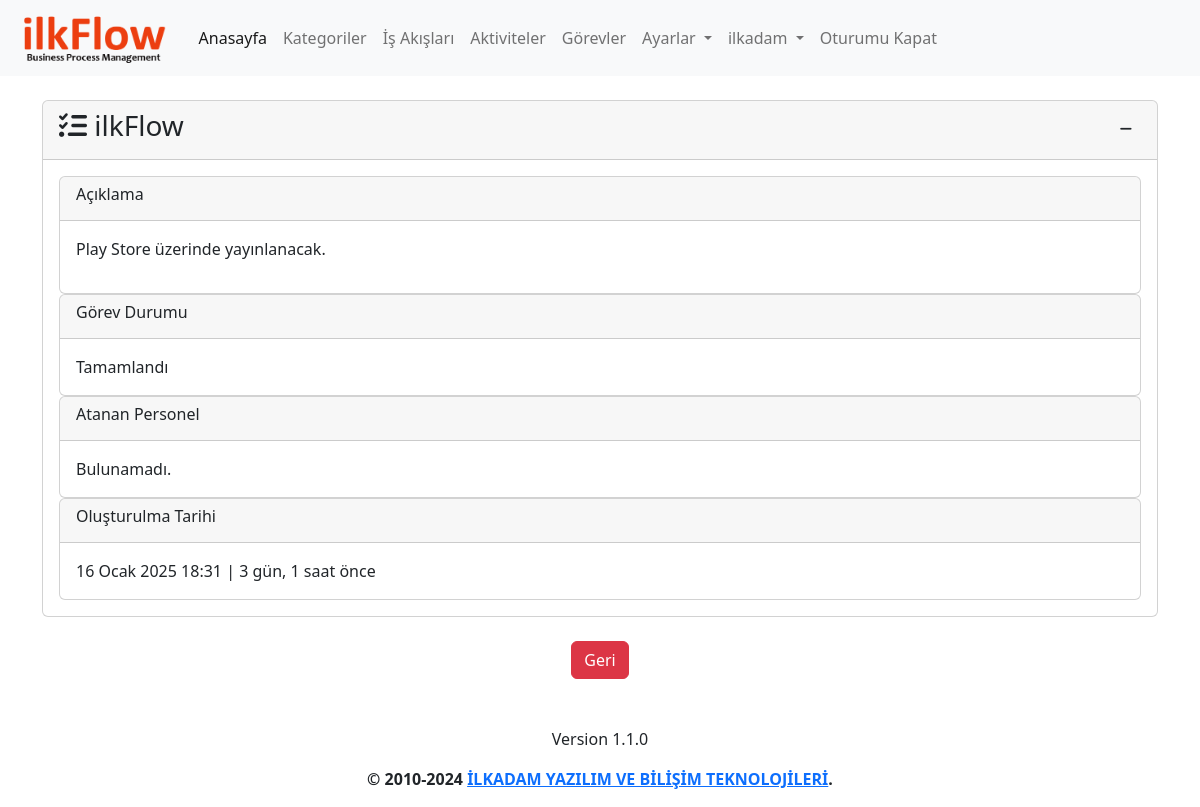
/task/1/detail (signed in), run on the app's committed database.
### app/models.py (models this page shows, shortened)
class Task(models.Model):
    process=models.ForeignKey(Process,on_delete=models.CASCADE,verbose_name='İş Adı')
    name=models.CharField(max_length=500,verbose_name='Görev Adı')
    description=models.TextField(verbose_name='Görev Açıklaması', blank=True, null=True)
    state=models.ForeignKey(State, on_delete=models.SET_NULL,verbose_name='Durum', blank=True, null=True)
    assigned_user=models.ForeignKey(User,on_delete=models.SET_NULL,related_name='assigned_user',verbose_name='Atanan Personel', blank=True, null=True)
    created_date=models.DateTimeField(auto_now_add=True, verbose_name='Oluşturulma Tarihi')
    user=models.ForeignKey(User,on_delete=models.CASCADE,verbose_name='Kullanıcı', blank=True, null=True)
    class Meta:
        verbose_name='Görev'
        verbose_name_plural='Görevler'

class State(models.Model):
    name=models.CharField(max_length=100,verbose_name='Durum')
    description=models.TextField(verbose_name='Açıklama', blank=True, null=True)
    color=ColorField(default='#FFFFFF',verbose_name='Renk')
    created_date=models.DateTimeField(auto_now_add=True, verbose_name='Oluşturulma Tarihi', blank=True, null=True)
    user=models.ForeignKey(User,on_delete=models.PROTECT,verbose_name='Kullanıcı', blank=True, null=True)
    class Meta:
        verbose_name='Durum'
        verbose_name_plural='Durumlar'

### app/views.py (the view)
# urls.py: path('task/<int:task_id>/detail', views.task_detail, name='task_detail'),
@login_required(login_url='/user/login/')
def task_detail(request,task_id):
    task=get_object_or_404(Task,pk=task_id)
    context={
        'task':task,
    }
    return render(request,'app/task_detail.html',context)

### templates/app/task_detail.html (shortened to what this page needs)
{% extends 'layout.html' %}
{% load humanize %}
{% block content %}
{% load crispy_forms_tags %}
<div class="row mt-3">
    <div class="col-md-12">
        <div class="card">
            <div class="card-header">
                <h3 class="card-title">
                    <i class="fa-solid fa-list-check"></i>
                    {{ task.name }}
                    <div class="float-end">
                        <button class="btn btn-sm" type="button" data-bs-toggle="collapse"
                            data-bs-target="#collapseTask" aria-expanded="false" aria-controls="collapseTask">
                            <i class="fa-solid fa-minus"></i>
                        </button>
                    </div>
                </h3>
            </div>
            <div class="collapse show" id="collapseTask">
                <div class="card-body">
                    <div class="card">
                        <div class="card-header">
                            <h6 class="card-title">Açıklama</h6>
                        </div>
                        <div class="card-body">
                            {% if task.description %}
                            {{ task.description | safe }}
                            {% else %}
                            Bulunamadı.
                            {% endif %}
                        </div>
                    </div>
                    <div class="card">
                        <div class="card-header">
                            <h6 class="card-title">Görev Durumu</h6>
                        </div>
                        <div class="card-body">
                            {{ task.state.name }}
                        </div>
                    </div>
                    <div class="card">
                        <div class="card-header">
                            <h6 class="card-title">Atanan Personel</h6>
                        </div>
                        <div class="card-body">
                            {% if task.assigned_user %}
                            {{ task.assigned_user.username }}
                            {% else %}
                            Bulunamadı.
                            {% endif %}
                        </div>
                    </div>
                    <div class="card">
                        <div class="card-header">
                            <h6 class="card-title">Oluşturulma Tarihi</h6>
                        </div>
                        <div class="card-body">
                            {{ task.created_date }} | {{ task.created_date | timesince}} önce
                        </div>
                    </div>
                </div>
            </div>
        </div>
    </div>
</div>
{% endblock %}

### templates/layout.html (shortened to what this page needs)
{% load static %}
<!doctype html>
<html lang="tr">
<head>
  <link href="https://cdn.jsdelivr.net/npm/bootstrap@5.2.2/dist/css/bootstrap.min.css" rel="stylesheet"
>
  <link rel="stylesheet" type="text/css" href="https://cdn.datatables.net/1.12.1/css/dataTables.bootstrap5.min.css">
  <link rel="stylesheet" type="text/css"
    href="https://cdn.datatables.net/responsive/2.3.0/css/responsive.dataTables.min.css">
  <link rel="stylesheet" type="text/css" href="https://cdn.datatables.net/buttons/2.2.3/css/buttons.bootstrap5.min.css">
  <link href="https://cdn.jsdelivr.net/npm/summernote@0.8.18/dist/summernote-lite.min.css" rel="stylesheet">
  <link href="https://cdn.jsdelivr.net/npm/select2@4.1.0-rc.0/dist/css/select2.min.css" rel="stylesheet" />
  <link rel="stylesheet" href="{% static 'css/ilkflow.css' %}">
</head>
<body>
  <header>
    <nav class="navbar navbar-expand-lg bg-light">
      <div class="container-fluid">
        <a class="navbar-brand" href="{% url 'index' %}">
          <img class="logo" src="{% static 'img/logo-text.png' %}" alt="JeFlow">
        </a>
        <div class="collapse navbar-collapse" id="navbarNavDropdown">
          <ul class="navbar-nav">
            <li class="nav-item">
              <a class="nav-link active" aria-current="page" href="{% url 'index' %}">Anasayfa</a>
            </li>
            {% if user.is_authenticated %}
            <li class="nav-item">
              <a class="nav-link" href="{% url 'category' %}">Kategoriler</a>
            </li>
            <li class="nav-item">
              <a class="nav-link" href="{% url 'process' %}">İş Akışları</a>
            </li>
            <li class="nav-item">
              <a class="nav-link" href="{% url 'activity' %}">Aktiviteler</a>
            </li>
            <li class="nav-item">
              <a class="nav-link" href="{% url 'task' %}">Görevler</a>
            </li>
            <li class="nav-item dropdown">
              <a class="nav-link dropdown-toggle" href="{% url 'settings' %}" role="button" data-bs-toggle="dropdown"
                aria-expanded="false">
                Ayarlar
              </a>
            </li>
            <li class="nav-item dropdown">
              <a class="nav-link dropdown-toggle" href="{% url 'profile' %}" role="button" data-bs-toggle="dropdown"
                aria-expanded="false">
                {{ user }}
              </a>
            </li>
            <li class="nav-item">
              <a class="nav-link" href="javascript:{document.getElementById('logout').submit()}">Oturumu Kapat</a>
            </li>
            {% else %}
            <li class="nav-item">
              <a class="nav-link" href="{% url 'register' %}">Kayıt Ol</a>
            </li>
            {% endif %}
          </ul>
        </div>
      </div>
    </nav>
  </header>
  <main>
    <div class="container mt-4">
      {% block content %}
      {% endblock %}
      <div class="d-flex justify-content-center mt-4">
        <button class="btn btn-danger" onclick="history.back()">Geri</button>
      </div>
    </div>
  </main>
  <footer class="mt-5">
    <div class="d-flex flex-column justify-content-center align-items-center">
      <p>{% include 'partials/_version.html' %}</p>
      <p><strong>&copy; 2010-2024 <a href="https://ilkadam.com.tr" target="_blank">İLKADAM YAZILIM VE BİLİŞİM TEKNOLOJİLERİ</a>.</strong></p>
    </div>
  </footer>
</body>
</html>

### static/css/ilkflow.css (style rules this page uses)
img.logo { height: 50px; }

### data on the page
Task: name "ilkFlow", description "Play Store üzerinde yayınlanacak.", state.name "Tamamlandı", created_date "16 Ocak 2025 18:31", created_date "3 gün, 1 saat"

### other printed values
{{ user }} "ilkadam"
